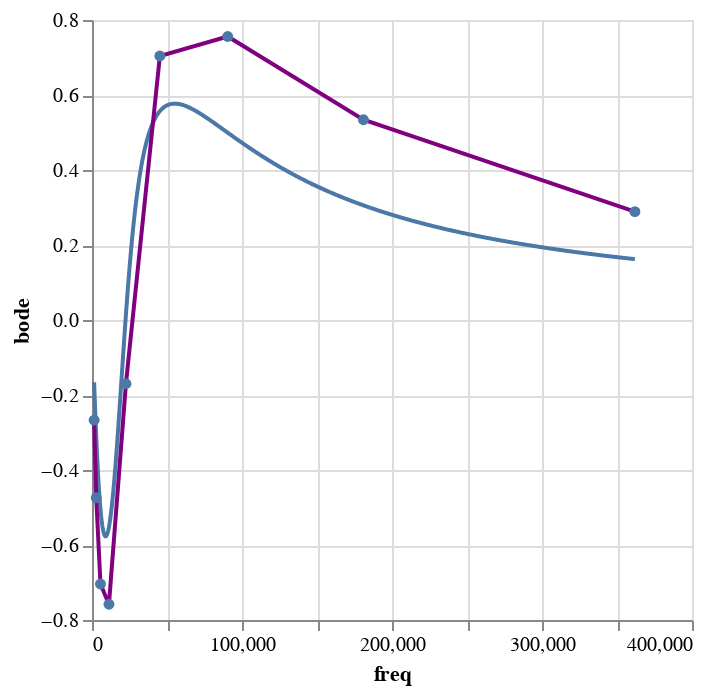

The code cell stored with this chart in its notebook:
### Code cell
""" 
Rlc arctan(
(frequencia*l - 1/frequencia*c)*(Rt - Rl)/(Rt*Rl + (frequencia*l)^2)

)"""

def func(freq):
    l = 0.005
    c = 0.0000004
    Rt = 425
    Rl = 125
    return np.arctan((freq*l - 1/(freq*c))*(Rt - Rl)/(Rt*Rl + (freq*l - 1/(freq*c))**2))


phase = [-0.267,-0.474,-0.704,-0.758,-0.17,0.704,0.756,0.534,0.289]
df2 = pd.DataFrame()
df2["freq"] = np.array(frequencia_rlc) * 2 * np.pi
df2["bode"] = phase
def bode_topless(lista):
    df = pd.DataFrame()
    lista = np.array(lista)
    df["freq"] = lista
    df["bode"] = func(lista)
    return df


df = bode_topless(np.linspace(450*np.pi,57600*2*np.pi,1000))

_1 = alt.Chart(df).mark_line().encode(
    alt.X("freq", scale = alt.Scale(domain = [225*2*np.pi, 57600*2*np.pi])),
    y = "bode"
)
_2 = alt.Chart(df2).mark_line(point=True,color = "purple").encode(
    x = "freq",
    y = "bode",
    tooltip= ["freq"]
)
_1 + _2

### Figure 1 — Vega-Lite specification as saved in the notebook (floating-point values rounded to 4 significant figures; data arrays with more than 128 entries replaced by an {"elided": "..."} marker saying what was removed)
{"config": {"view": {"continuousWidth": 300, "continuousHeight": 300}}, "layer": [{"data": {"name": "data-5ccffbe48fe7ba374d68eb4816c1fc62"}, "mark": {"type": "line"}, "encoding": {"x": {"field": "freq", "scale": {"domain": [1414.0, 361900.0]}, "type": "quantitative"}, "y": {"field": "bode", "type": "quantitative"}}}, {"data": {"name": "data-fbf20be3a5ee30955c76a93e0011ebfa"}, "mark": {"type": "line", "color": "purple", "point": true}, "encoding": {"tooltip": [{"field": "freq", "type": "quantitative"}], "x": {"field": "freq", "type": "quantitative"}, "y": {"field": "bode", "type": "quantitative"}}}], "$schema": "https://vega.github.io/schema/vega-lite/v5.20.1.json", "datasets": {"data-5ccffbe48fe7ba374d68eb4816c1fc62": {"elided": "1000 records"}, "data-fbf20be3a5ee30955c76a93e0011ebfa": [{"freq": 1414.0, "bode": -0.267}, {"freq": 2827.0, "bode": -0.474}, {"freq": 5655.0, "bode": -0.704}, {"freq": 11310.0, "bode": -0.758}, {"freq": 22620.0, "bode": -0.17}, {"freq": 45240.0, "bode": 0.704}, {"freq": 90480.0, "bode": 0.756}, {"freq": 181000.0, "bode": 0.534}, {"freq": 361900.0, "bode": 0.289}]}}
